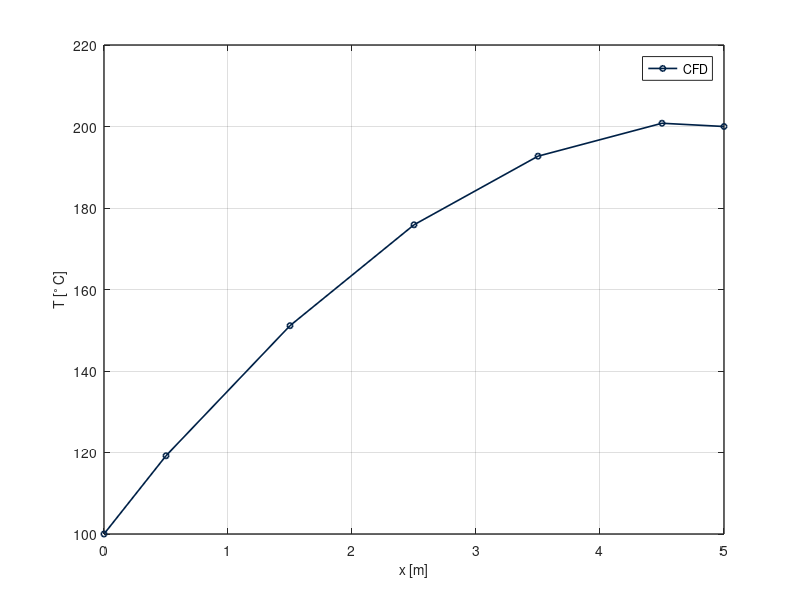

Here is the MATLAB script that generated this plot:
%--------------------------------------------------------------------------
%
%    solve1DConvectionDiffusionEquation.m
%
%    - A script to set up and solve the 1D convection- diffusion equation
%    for heat conduction in a fluid moving at constant velocity
%
%    [Chapter 3]
%
%    Author: Dr. Aidan Wimshurst (FluidMechanics101)
%
%    - Email: FluidMechanics101@gmail.com
%    - Web  : https://www.fluidmechanics101.com
%    - YouTube: Fluid Mechanics 101
%
%    Version 1.0.0 05/08/2021
%    - Initial script
%
%--------------------------------------------------------------------------
close all; clear; clc
%--------------------------------------------------------------------------
% User Inputs
%--------------------------------------------------------------------------

% Thermal Conductivity of the fluid (W/mK)
cond = 100;

% Specific heat capacity of the bar (J/Kg K)
cp = 1000;

% Cross-sectional Area of the channel (m2)
area = 0.1;

% Length of the channel (m)
barLength = 5;

% Number of cells in the mesh
nCells = 5;

% Temperature at the left hand side of the channel (deg C)
tempLeft = 100;

% Temperature at the right hand side of the channel (deg C)
tempRight = 200;

% Heat source per unit volume (W/m3)
heatSourcePerVol = 1000;

% Flow velocity (m/s)
flowVelocity = 0.01;

% Fluid Density (kg/m3)
fluidDensity = 1.0;

% Plot the data? ('true' / 'false')
plotOutput = 'true';

% Print the set up data? (table of coefficients and matrices)
printSetup = 'true';

% Print the solution output (the temperature vector)
printSolution = 'true';

% =========================================================================
% Code Begins Here
% =========================================================================
%--------------------------------------------------------------------------
% 1. Print messages
%--------------------------------------------------------------------------

fprintf('================================================\n');
fprintf('\n');
fprintf('   solve1DConvectionDiffusionEquation.m\n')
fprintf('\n')
fprintf(' - Fluid Mechanics 101\n')
fprintf(' - Author: Dr. Aidan Wimshurst\n')
fprintf(' - Contact: FluidMechanics101@gmail.com\n')
fprintf('\n')
fprintf(' [Exercise 1: Chapter 3]\n')
fprintf('================================================\n')

%--------------------------------------------------------------------------
% 2. Create the mesh of cells
%--------------------------------------------------------------------------

fprintf(' Creating Mesh ...\n');
fprintf('------------------------------------------------\n');

% Start by calculating the coordinates of the cell faces
xFaces = linspace(0, barLength, nCells+1);

% Calculate the coordinates of the cell centroids
xCentroids = 0.5*(xFaces(2:end) + xFaces(1:end-1));

% Calculate the length of each cell
cellLength = xFaces(2:end) - xFaces(1:end-1);

% Calculate the distance between cell centroids
dCentroids = xCentroids(2:end) - xCentroids(1:end-1);

% For the boundary cell on the left, the distance is double the distance
% from the cell centroid to the boundary face
dLeft = 2*(xCentroids(1) - xFaces(1));

% For the boundary cell on the right, the distance is double the distance from
% the cell centroid to the boundary cell face
dRight = 2*(xFaces(end) - xCentroids(end));

% Append these to the vector of distances
dCentroids = [dLeft, dCentroids, dRight];

% Compute the cell volume
cellVolumes = cellLength*area;

%--------------------------------------------------------------------------
% 2.0 Calculate the Matrix Coefficients
%--------------------------------------------------------------------------

fprintf(' Calculating Matrix Coefficients\n');
fprintf('------------------------------------------------\n');

% Diffusive flux per unit area
DA = area*cond./dCentroids;

% Convective flux
velocityVector = flowVelocity*ones(1, nCells+1);
densityVector = fluidDensity*ones(1, nCells+1);
F = densityVector.*velocityVector*area*cp;

% Evaluate the Peclet Number
Pe = F./DA;

% Calculate the source term Sp
Sp = zeros(1, nCells);

% Assign sources to the left and right hand boundaries
Sp(1) = -1.0*(2.0*DA(1) + F(1));
Sp(end) = -1.0*(2.0*DA(end) - F(end));

% Calculate the source term Su
Su = heatSourcePerVol*cellVolumes;

% Assign sources to the left and right hand boundaries
Su(1) = Su(1) + (2.0*DA(1) + F(1))*tempLeft;
Su(end) = Su(end) + (2.0*DA(end) - F(1))*tempRight;

% Left Coefficient (aL)
aL = DA(1:end-1) + 0.5*F(1:end-1);

%Right Coefficient (aR)
aR = DA(2:end) - 0.5*F(2:end);

% Set the first element of aL to zero. It is a boundary face
aL(1) = 0;

% Set the last element of aR to zero. It is a boundary face
aR(end) = 0;

% Create the central coefficients
aP = aL + aR - Sp;

%--------------------------------------------------------------------------
% 3.0 Create the matrices
%--------------------------------------------------------------------------

fprintf(' Assembling Matrices\n');
fprintf('------------------------------------------------\n');

% Start by creating an empty A matrix and an empty B matrix
Amatrix = zeros(nCells, nCells);
BVector = zeros(nCells, 1);

% Populate the matrix one row at a time (i.e one cell at a time)
%
% NOTE: this method is deliberately inefficient for this problem
% but it is useful for learning purposes. We could populate the
% diagonals and the off-diagonals directly.

for i = 1:nCells

    % Do the A matrix Coefficients

    % Left boundary Cell
    if (i == 1)

        Amatrix(i, i) = aP(i);
        Amatrix(i, i+1) = -1.0*aR(i);

    % Right Boundary Cell
    elseif(i == nCells)

        Amatrix(i, i-1) = -1.0*aL(i);
        Amatrix(i, i) = aP(i);

    % Interior Cells
    else

        Amatrix(i, i-1) = -1.0*aL(i);
        Amatrix(i, i) = aP(i);
        Amatrix(i, i+1) = -1.0*aR(i);
    end
    
    % Do the B matrix coefficients
    BVector(i) = Su(i);
end

%--------------------------------------------------------------------------
% 4.0 Print the setup
%--------------------------------------------------------------------------

if strcmp(printSetup, 'true')
    fprintf(' Summary: Set Up\n')
    fprintf('------------------------------------------------\n')
    fprintf('aL: ')
    for i = 1:nCells
       fprintf('%6.1f ', aL(i)); 
    end
    fprintf('\n')
    fprintf('aR: ')
    for i = 1:nCells
       fprintf('%6.1f ', aR(i)); 
    end
    fprintf('\n')
    fprintf('aP: ')
    for i = 1:nCells
       fprintf('%6.1f ', aP(i)); 
    end
    fprintf('\n')
    fprintf('Sp: ')
    for i = 1:nCells
       fprintf('%6.1f ', Sp(i)); 
    end
    fprintf('\n')
    fprintf('Su: ')
    for i = 1:nCells
       fprintf('%6.1f ', Su(i)); 
    end
    fprintf('\n')
    fprintf('Pe: ')
    for i = 1:nCells+1
       fprintf('%6.1f ', Pe(i)); 
    end
    fprintf('\n')
    fprintf('A matrix:\n')
    for i = 1:nCells
        for j = 1:nCells
           fprintf('%6.1f ', Amatrix(i, j)); 
        end
        fprintf('\n')
    end
    fprintf('B vector:\n')
    for i = 1:nCells
       fprintf('%6.1f\n', BVector(i)); 
    end
    fprintf('\n')
    fprintf('------------------------------------------------\n')
end

%--------------------------------------------------------------------------
% 5.0 Solve the matrices
%--------------------------------------------------------------------------

fprintf(' Solving ...\n')
fprintf('------------------------------------------------\n')

% Use MATLAB's default linear algebra solver (AX = B)
Tvector = Amatrix \ BVector;

fprintf(' Equations Solved.\n')
fprintf('------------------------------------------------\n')

%--------------------------------------------------------------------------
% 6.0 Print the Solution
%--------------------------------------------------------------------------
if strcmp(printSolution, 'true')
    fprintf(' Solution: Temperature Vector\n');
    fprintf('------------------------------------------------\n');
    fprintf('T vector:\n')
    for i = 1:nCells
       fprintf('%10.6f\n', Tvector(i)); 
    end
    fprintf('\n')
    fprintf('------------------------------------------------\n')
end

%--------------------------------------------------------------------------
% 7.0 Plot the solution
%--------------------------------------------------------------------------

% Plot the data if desired
if strcmp(plotOutput,'true')

    fprintf(' Plotting ...\n')
    fprintf('------------------------------------------------\n')
    
    % Append the boundary temperature values to the vector, so we can
    % plot the complete solution
    xPlotting = [xFaces(1), xCentroids, xFaces(end)];
    temperaturePlotting = [tempLeft; Tvector; tempRight];

    % Figure Size Parameters
    figSizeXcm = 8.5;
    aspectRatio = 4.0/3.0;
    figSizeYcm = figSizeXcm / aspectRatio;
    figSizeXpixels = figSizeXcm * 37.79527559055118;
    figSizeYpixels = figSizeYcm * 37.79527559055118;

    % Figure font, text and line widths
    fontSize = 10;
    fontChoice = 'Arial';
    lineWidth = 1.0;
    markerSize = 4;
    
    % Colours for the line plots
    colour1 = 'black';
    colour2 = [0.0, 0.129, 0.2784];

    % Adjust anchor for where figure shows up on screen (px)
    x0 = 100;
    y0 = 100;

    fig1 = figure('Name', '1D Diffusion');
    box on;
    hold on;
    plot(xPlotting, temperaturePlotting, 'k-o', 'Color', colour2, ...
        'MarkerSize', markerSize, 'linewidth', lineWidth + 0.2);
    hold off;
    xlabel('x [m]', 'FontSize', fontSize)
    ylabel('T [^{\circ} C]', 'FontSize', fontSize)
    grid on;
    set(gca, 'fontsize', fontSize);
    set(gca, 'linewidth', lineWidth);
    set(gcf, 'position', [x0, y0, figSizeXpixels, figSizeYpixels]);
    legend({'CFD'}, 'NumColumns', 1, 'Location', 'Best')
    
end

%==========================================================================
% END OF FILE
%==========================================================================